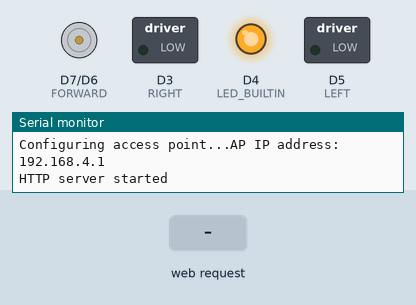
The sketch below on a simulated ESP8266 (NodeMCU). On the bench: motor-driver pin pairs drawn as motors (green arrow = first pin HIGH = forward, orange = second pin HIGH = backward, longer = more drive), switched loads named in the sketch (green lamp = pin HIGH), output pins drawn as LEDs (lit = HIGH, except the on-board LED, lit = LOW), the last lines printed to the serial monitor. The inputs (shaded band) are chosen by the test bench.

Above: at 2.2 s.
2.3 s: HTTP request GET /?command=1 received
At 3.2 s:
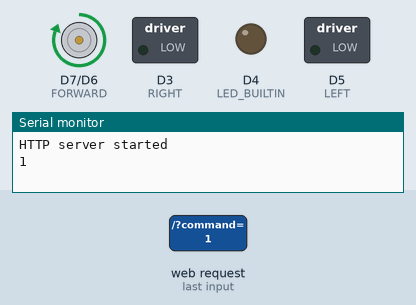
3.8 s: HTTP request GET /?command=0 received
At 4.3 s:
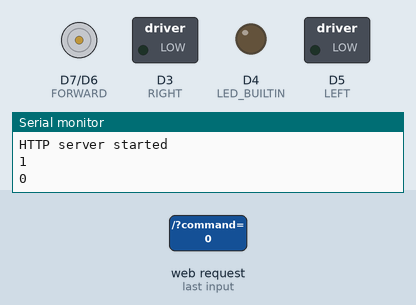
5.3 s: HTTP request GET /?command=120 received
At 6.5 s:
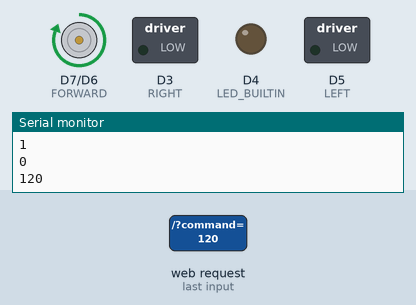
6.8 s: HTTP request GET / received
At 7.8 s:
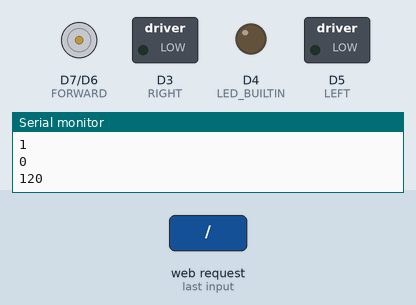
Timing chart, 0 to 9.3 s (numbered marks = the images above; inputs shaded):
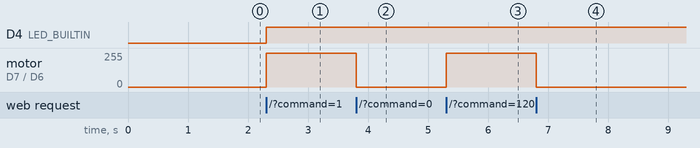

The sketch:

receiver.ino
```cpp
// (licence header left out)
/* Create a WiFi access point and provide a web server on it. */

#include <ESP8266WiFi.h>
#include <WiFiClient.h>
#include <ESP8266WebServer.h>

#define FORWARD   D7
#define REVERSE   D6
#define LEFT      D5
#define RIGHT     D3

#ifndef APSSID
#define APSSID "flattruck"
#define APPSK  "flattruck"
#endif

/* Set these to your desired credentials. */
const char *ssid = APSSID;
const char *password = APPSK;

ESP8266WebServer server(80);

/* Just a little test message.  Go to http://192.168.4.1 in a web browser
   connected to this access point to see it.
*/
void handleRoot() {
  digitalWrite(LED_BUILTIN, LOW);
  server.send(200, "text/html", "<h1>You are connected</h1>");
  //get 'command' from get request
  String command = server.arg("command");
  Serial.println(command);

  int state[4] = {0,0,0,0};

  //explode command by comma
  int i = 0;
  int pos = 0;
  while (i < 4) {
    int comma = command.indexOf(',', pos);
    if (comma == -1) {
      comma = command.length();
    }
    String value = command.substring(pos, comma);
    state[i] = value.toInt();
    pos = comma + 1;
    i++;
  }

  //set motor states
  digitalWrite(FORWARD, state[0]);
  digitalWrite(REVERSE, state[1]);
  digitalWrite(LEFT,    state[2]);
  digitalWrite(RIGHT,   state[3]);

  digitalWrite(LED_BUILTIN, HIGH);
}

void setup() {
  delay(1000);
  Serial.begin(115200);
  Serial.println();
  Serial.print("Configuring access point...");
  /* You can remove the password parameter if you want the AP to be open. */
  WiFi.softAP(ssid, password);

  IPAddress myIP = WiFi.softAPIP();
  Serial.print("AP IP address: ");
  Serial.println(myIP);
  server.on("/", handleRoot);
  server.begin();
  Serial.println("HTTP server started");

  pinMode(LED_BUILTIN, OUTPUT);
  digitalWrite(LED_BUILTIN, LOW);

  pinMode(FORWARD, OUTPUT);
  pinMode(REVERSE, OUTPUT);
  pinMode(LEFT,    OUTPUT);
  pinMode(RIGHT,   OUTPUT);
}

void loop() {
  server.handleClient();
}
```

Measured:
- after the input at 2.3 s, D4 (LED_BUILTIN): LOW → HIGH at once; motor on D7 (FORWARD) / D6 (REVERSE): stopped → forward 255/255 at once
- after the input at 3.8 s, motor on D7 (FORWARD) / D6 (REVERSE): forward 255/255 → stopped at once
- after the input at 5.3 s, motor on D7 (FORWARD) / D6 (REVERSE): stopped → forward 255/255 at once
- after the input at 6.8 s, motor on D7 (FORWARD) / D6 (REVERSE): forward 255/255 → stopped at once
